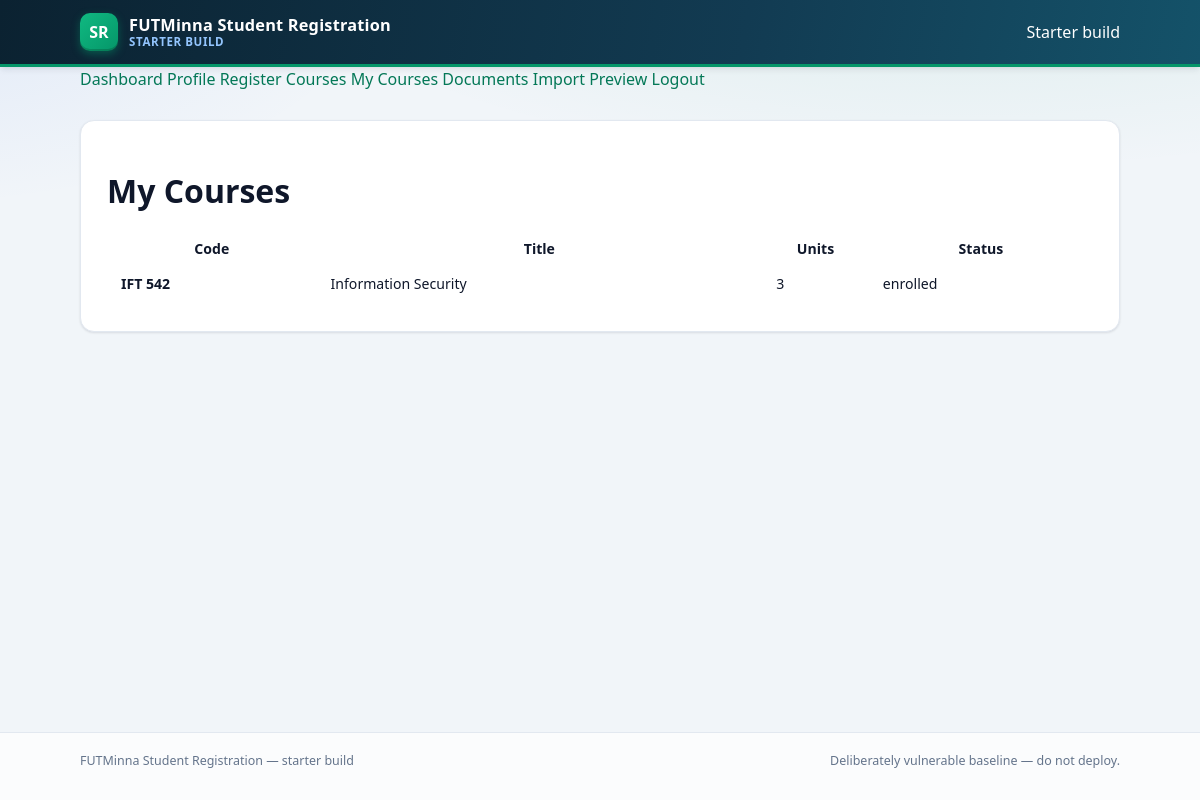
Page /vulnerable/public/my_courses.php (signed in) on the committed database.
### tables this page shows
CREATE TABLE IF NOT EXISTS enrolments (
    id            INT UNSIGNED AUTO_INCREMENT PRIMARY KEY,
    user_id       INT UNSIGNED NOT NULL,
    course_id     INT UNSIGNED NOT NULL,
    status        ENUM('pending','enrolled','dropped') NOT NULL DEFAULT 'pending',
    registered_at DATETIME NOT NULL DEFAULT CURRENT_TIMESTAMP,
    UNIQUE KEY uniq_user_course (user_id, course_id),
    CONSTRAINT fk_enrol_user   FOREIGN KEY (user_id)   REFERENCES users(id)   ON DELETE CASCADE,
    CONSTRAINT fk_enrol_course FOREIGN KEY (course_id) REFERENCES courses(id) ON DELETE CASCADE
);

CREATE TABLE IF NOT EXISTS courses (
    id            INT UNSIGNED AUTO_INCREMENT PRIMARY KEY,
    code          VARCHAR(12)  NOT NULL UNIQUE,
    title         VARCHAR(120) NOT NULL,
    credit_units  TINYINT UNSIGNED NOT NULL DEFAULT 2,
    capacity      INT UNSIGNED NOT NULL DEFAULT 60,
    description   VARCHAR(500) NULL,
    created_at    DATETIME NOT NULL DEFAULT CURRENT_TIMESTAMP
);

### vulnerable/src/config.php (called while the page is built, shortened)
<?php
$DB_HOST = getenv('DB_HOST') ?: 'db';
$DB_NAME = getenv('DB_NAME') ?: 'student_reg_vuln';
$DB_USER = getenv('DB_USER') ?: 'app';
$DB_PASS = getenv('DB_PASSWORD') ?: getenv('MYSQL_PASSWORD') ?: 'CHANGE_ME_app';
$conn = mysqli_connect($DB_HOST, $DB_USER, $DB_PASS, $DB_NAME);
mysqli_set_charset($conn, 'utf8mb4');
function current_user(): ?array
{
    global $conn;
    $id = $_SESSION['user_id'];
    $r = mysqli_query($conn, "SELECT * FROM users WHERE id = $id LIMIT 1");
    if ($r && ($row = mysqli_fetch_assoc($r))) {
        return $row;
    }
    return null;
}
function require_login(): array
{
    $u = current_user();
    return $u;
}

### vulnerable/public/my_courses.php (the view, shortened to what this page needs)
<?php
require __DIR__ . '/../src/config.php';
$user = require_login();
$id = (int) $user['id'];
$r = mysqli_query($conn,
    "SELECT c.code, c.title, c.credit_units, e.status
     FROM enrolments e JOIN courses c ON c.id = e.course_id
     WHERE e.user_id = $id ORDER BY e.registered_at DESC");
require __DIR__ . '/includes/header.php';
?>
<div class="card">
  <h1>My Courses</h1>
  <table>
    <tr><th>Code</th><th>Title</th><th>Units</th><th>Status</th></tr>
    <?php if ($r): while ($row = mysqli_fetch_assoc($r)): ?>
    <tr>
      <td><b><?= $row['code'] ?></b></td>
      <td><?= $row['title'] ?></td>
      <td><?= $row['credit_units'] ?></td>
      <td><?= $row['status'] ?></td>
    </tr>
    <?php endwhile; else: ?>
    <tr><td colspan="4" class="muted">You have not registered for any courses yet.</td></tr>
    <?php endif; ?>
  </table>
</div>
<?php require __DIR__ . '/includes/footer.php'; ?>

### app/public/assets/style.css (style rules this page uses)
:root { --bg: #f1f5f9; --surface: #ffffff; --border: #e2e8f0; --border-soft: #eef2f7; --text: #0f172a; --muted: #64748b; --primary: #059669; --primary-dark:#047857; --primary-soft:#ecfdf5; --ink: #0b2231; --ink-soft: #123b52; --danger: #dc2626; --danger-soft: #fef2f2; --warning: #d97706; --warning-soft:#fffbeb; --info: #2563eb; --info-soft: #eff6ff; --radius: 14px; --radius-sm: 9px; --shadow-sm: 0 1px 2px rgba(15,23,42,.05), 0 1px 3px rgba(15,23,42,.06); --shadow-md: 0 4px 6px -1px rgba(15,23,42,.08), 0 2px 4px -2px rgba(15,23,42,.05); --shadow-lg: 0 12px 24px -8px rgba(15,23,42,.18); }
* { box-sizing: border-box; }
html { -webkit-text-size-adjust: 100%; }
body { margin: 0; font-family: "Segoe UI", system-ui, -apple-system, Roboto, "Helvetica Neue", Arial, sans-serif; color: var(--text); background: radial-gradient(1200px 420px at 80% -10%, rgba(5,150,105,.10), transparent 60%), radial-gradient(900px 380px at -10% 0%, rgba(37,99,235,.08), transparent 55%), var(--bg); line-height: 1.55; min-height: 100vh; display: flex; flex-direction: column; }
.card { background: var(--surface); border: 1px solid var(--border); border-radius: var(--radius); box-shadow: var(--shadow-sm); padding: 24px 26px; margin-bottom: 22px; }
table { width: 100%; border-collapse: collapse; font-size: .88rem; background: #fff; }
tbody td { padding: 12px 14px; border-bottom: 1px solid var(--border-soft); vertical-align: middle; }
tbody tr:last-child td { border-bottom: none; }
tbody tr { transition: background .12s ease; }

### rows in the picture
enrolments: course.code "IFT 542", course.title "Information Security", course.credit_units "3", status "enrolled"
